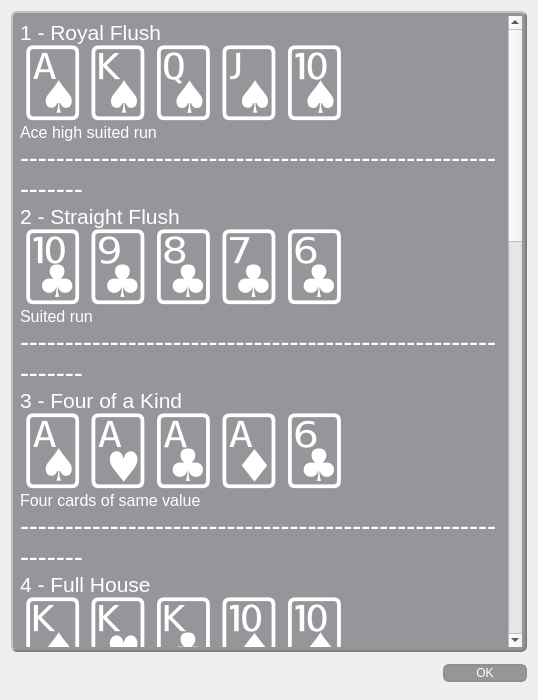
<?xml version="1.0" encoding="UTF-8"?>
<ui version="4.0">
 <class>HandRanks</class>
 <widget class="QDialog" name="HandRanks">
  <property name="geometry">
   <rect>
    <x>0</x>
    <y>0</y>
    <width>538</width>
    <height>700</height>
   </rect>
  </property>
  <property name="minimumSize">
   <size>
    <width>538</width>
    <height>700</height>
   </size>
  </property>
  <property name="maximumSize">
   <size>
    <width>538</width>
    <height>16777215</height>
   </size>
  </property>
  <property name="windowTitle">
   <string>Poker Hands by Rank</string>
  </property>
  <property name="windowIcon">
   <iconset resource="img.qrc">
    <normaloff>:/images/dReamTablesBIcon.png</normaloff>:/images/dReamTablesBIcon.png</iconset>
  </property>
  <property name="styleSheet">
   <string notr="true">QPushButton:enabled{
	color: rgb(255, 255, 255);
	background-color: rgba(85, 88, 93, 150);
    border: 2px solid #8f8f91;
    border-radius: 6px;
    min-width: 80px;
}

QPushButton:hover {
	background-color: rgba(79, 186, 196, 150);
}

QPushButton:pressed {
	background-color: rgb(56, 47, 165);
}

QPushButton:!enabled{
    border: 2px solid;
	border-color: rgba(143, 143, 145, 90);
    border-radius: 6px;
	color: rgba(0, 0, 0, 0);
    border-radius: 6px;
    min-width: 80px;
}
</string>
  </property>
  <property name="modal">
   <bool>false</bool>
  </property>
  <layout class="QGridLayout" name="gridLayout">
   <item row="0" column="0" colspan="2">
    <widget class="QTextBrowser" name="hrTextBrowser">
     <property name="styleSheet">
      <string notr="true">QTextBrowser{
    border-color: rgb(128, 128, 128);
    border-style: outset;
    border-width: 2px;
    border-radius: 6px;
    padding: 3px;
    background-color: rgba(85, 88, 93, 150);
    color: rgb(255, 255, 255);
}
</string>
     </property>
     <property name="html">
      <string>&lt;!DOCTYPE HTML PUBLIC &quot;-//W3C//DTD HTML 4.0//EN&quot; &quot;http://www.w3.org/TR/REC-html40/strict.dtd&quot;&gt;
&lt;html&gt;&lt;head&gt;&lt;meta name=&quot;qrichtext&quot; content=&quot;1&quot; /&gt;&lt;style type=&quot;text/css&quot;&gt;
p, li { white-space: pre-wrap; }
&lt;/style&gt;&lt;/head&gt;&lt;body style=&quot; font-family:'Ubuntu'; font-size:10pt; font-weight:400; font-style:normal;&quot;&gt;
&lt;p style=&quot; margin-top:0px; margin-bottom:0px; margin-left:0px; margin-right:0px; -qt-block-indent:0; text-indent:0px;&quot;&gt;&lt;span style=&quot; font-size:16pt;&quot;&gt;1 - Royal Flush&lt;/span&gt;&lt;/p&gt;
&lt;p style=&quot; margin-top:0px; margin-bottom:0px; margin-left:0px; margin-right:0px; -qt-block-indent:0; text-indent:0px;&quot;&gt;&lt;span style=&quot; font-size:48pt;&quot;&gt;🂡🂮🂭🂫🂪&lt;/span&gt;&lt;/p&gt;
&lt;p style=&quot; margin-top:0px; margin-bottom:0px; margin-left:0px; margin-right:0px; -qt-block-indent:0; text-indent:0px;&quot;&gt;&lt;span style=&quot; font-size:12pt;&quot;&gt;Ace high suited run&lt;/span&gt;&lt;/p&gt;
&lt;p style=&quot; margin-top:0px; margin-bottom:0px; margin-left:0px; margin-right:0px; -qt-block-indent:0; text-indent:0px;&quot;&gt;&lt;span style=&quot; font-size:20pt;&quot;&gt;------------------------------------------------------------&lt;/span&gt;&lt;/p&gt;
&lt;p style=&quot; margin-top:0px; margin-bottom:0px; margin-left:0px; margin-right:0px; -qt-block-indent:0; text-indent:0px;&quot;&gt;&lt;span style=&quot; font-size:16pt;&quot;&gt;2 - Straight Flush&lt;/span&gt;&lt;/p&gt;
&lt;p style=&quot; margin-top:0px; margin-bottom:0px; margin-left:0px; margin-right:0px; -qt-block-indent:0; text-indent:0px;&quot;&gt;&lt;span style=&quot; font-size:48pt;&quot;&gt;🃚🃙🃘🃗🃖&lt;/span&gt;&lt;/p&gt;
&lt;p style=&quot; margin-top:0px; margin-bottom:0px; margin-left:0px; margin-right:0px; -qt-block-indent:0; text-indent:0px;&quot;&gt;&lt;span style=&quot; font-size:12pt;&quot;&gt;Suited run&lt;/span&gt;&lt;/p&gt;
&lt;p style=&quot; margin-top:0px; margin-bottom:0px; margin-left:0px; margin-right:0px; -qt-block-indent:0; text-indent:0px;&quot;&gt;&lt;span style=&quot; font-size:20pt;&quot;&gt;------------------------------------------------------------&lt;/span&gt;&lt;/p&gt;
&lt;p style=&quot; margin-top:0px; margin-bottom:0px; margin-left:0px; margin-right:0px; -qt-block-indent:0; text-indent:0px;&quot;&gt;&lt;span style=&quot; font-size:16pt;&quot;&gt;3 - Four of a Kind&lt;/span&gt;&lt;/p&gt;
&lt;p style=&quot; margin-top:0px; margin-bottom:0px; margin-left:0px; margin-right:0px; -qt-block-indent:0; text-indent:0px;&quot;&gt;&lt;span style=&quot; font-size:48pt;&quot;&gt;🂡🂱🃑🃁🃖&lt;/span&gt;&lt;/p&gt;
&lt;p style=&quot; margin-top:0px; margin-bottom:0px; margin-left:0px; margin-right:0px; -qt-block-indent:0; text-indent:0px;&quot;&gt;&lt;span style=&quot; font-size:12pt;&quot;&gt;Four cards of same value&lt;/span&gt;&lt;/p&gt;
&lt;p style=&quot; margin-top:0px; margin-bottom:0px; margin-left:0px; margin-right:0px; -qt-block-indent:0; text-indent:0px;&quot;&gt;&lt;span style=&quot; font-size:20pt;&quot;&gt;------------------------------------------------------------&lt;/span&gt;&lt;/p&gt;
&lt;p style=&quot; margin-top:0px; margin-bottom:0px; margin-left:0px; margin-right:0px; -qt-block-indent:0; text-indent:0px;&quot;&gt;&lt;span style=&quot; font-size:16pt;&quot;&gt;4 - Full House &lt;/span&gt;&lt;/p&gt;
&lt;p style=&quot; margin-top:0px; margin-bottom:0px; margin-left:0px; margin-right:0px; -qt-block-indent:0; text-indent:0px;&quot;&gt;&lt;span style=&quot; font-size:48pt;&quot;&gt;🂮🂾🃞🃊🂪&lt;/span&gt;&lt;/p&gt;
&lt;p style=&quot; margin-top:0px; margin-bottom:0px; margin-left:0px; margin-right:0px; -qt-block-indent:0; text-indent:0px;&quot;&gt;&lt;span style=&quot; font-size:12pt;&quot;&gt;Three cards of same value and a pair&lt;/span&gt;&lt;/p&gt;
&lt;p style=&quot; margin-top:0px; margin-bottom:0px; margin-left:0px; margin-right:0px; -qt-block-indent:0; text-indent:0px;&quot;&gt;&lt;span style=&quot; font-size:20pt;&quot;&gt;------------------------------------------------------------&lt;/span&gt;&lt;/p&gt;
&lt;p style=&quot; margin-top:0px; margin-bottom:0px; margin-left:0px; margin-right:0px; -qt-block-indent:0; text-indent:0px;&quot;&gt;&lt;span style=&quot; font-size:16pt;&quot;&gt;5 - Flush &lt;/span&gt;&lt;/p&gt;
&lt;p style=&quot; margin-top:0px; margin-bottom:0px; margin-left:0px; margin-right:0px; -qt-block-indent:0; text-indent:0px;&quot;&gt;&lt;span style=&quot; font-size:48pt;&quot;&gt;🃑🃓🃛🃘🃖&lt;/span&gt;&lt;/p&gt;
&lt;p style=&quot; margin-top:0px; margin-bottom:0px; margin-left:0px; margin-right:0px; -qt-block-indent:0; text-indent:0px;&quot;&gt;&lt;span style=&quot; font-size:12pt;&quot;&gt;All cards of same suit&lt;/span&gt;&lt;/p&gt;
&lt;p style=&quot; margin-top:0px; margin-bottom:0px; margin-left:0px; margin-right:0px; -qt-block-indent:0; text-indent:0px;&quot;&gt;&lt;span style=&quot; font-size:20pt;&quot;&gt;------------------------------------------------------------&lt;/span&gt;&lt;/p&gt;
&lt;p style=&quot; margin-top:0px; margin-bottom:0px; margin-left:0px; margin-right:0px; -qt-block-indent:0; text-indent:0px;&quot;&gt;&lt;span style=&quot; font-size:16pt;&quot;&gt;6 - Straight&lt;/span&gt;&lt;span style=&quot; font-size:20pt;&quot;&gt;    &lt;/span&gt;&lt;/p&gt;
&lt;p style=&quot; margin-top:0px; margin-bottom:0px; margin-left:0px; margin-right:0px; -qt-block-indent:0; text-indent:0px;&quot;&gt;&lt;span style=&quot; font-size:48pt;&quot;&gt;🃚🂩🃈🂧🂶&lt;/span&gt;&lt;/p&gt;
&lt;p style=&quot; margin-top:0px; margin-bottom:0px; margin-left:0px; margin-right:0px; -qt-block-indent:0; text-indent:0px;&quot;&gt;&lt;span style=&quot; font-size:12pt;&quot;&gt;Run with different suit&lt;/span&gt;&lt;/p&gt;
&lt;p style=&quot; margin-top:0px; margin-bottom:0px; margin-left:0px; margin-right:0px; -qt-block-indent:0; text-indent:0px;&quot;&gt;&lt;span style=&quot; font-size:20pt;&quot;&gt;------------------------------------------------------------&lt;/span&gt;&lt;/p&gt;
&lt;p style=&quot; margin-top:0px; margin-bottom:0px; margin-left:0px; margin-right:0px; -qt-block-indent:0; text-indent:0px;&quot;&gt;&lt;span style=&quot; font-size:16pt;&quot;&gt;7 - Three of a Kind&lt;/span&gt;&lt;/p&gt;
&lt;p style=&quot; margin-top:0px; margin-bottom:0px; margin-left:0px; margin-right:0px; -qt-block-indent:0; text-indent:0px;&quot;&gt;&lt;span style=&quot; font-size:48pt;&quot;&gt;🂽🂭🃍🂧🂸&lt;/span&gt;&lt;/p&gt;
&lt;p style=&quot; margin-top:0px; margin-bottom:0px; margin-left:0px; margin-right:0px; -qt-block-indent:0; text-indent:0px;&quot;&gt;&lt;span style=&quot; font-size:12pt;&quot;&gt;Three cards of same value&lt;/span&gt;&lt;/p&gt;
&lt;p style=&quot; margin-top:0px; margin-bottom:0px; margin-left:0px; margin-right:0px; -qt-block-indent:0; text-indent:0px;&quot;&gt;&lt;span style=&quot; font-size:20pt;&quot;&gt;------------------------------------------------------------&lt;/span&gt;&lt;/p&gt;
&lt;p style=&quot; margin-top:0px; margin-bottom:0px; margin-left:0px; margin-right:0px; -qt-block-indent:0; text-indent:0px;&quot;&gt;&lt;span style=&quot; font-size:16pt;&quot;&gt;8 - Two Pair &lt;/span&gt;&lt;/p&gt;
&lt;p style=&quot; margin-top:0px; margin-bottom:0px; margin-left:0px; margin-right:0px; -qt-block-indent:0; text-indent:0px;&quot;&gt;&lt;span style=&quot; font-size:48pt;&quot;&gt;🂫🂻🂶🃖🂥&lt;/span&gt;&lt;/p&gt;
&lt;p style=&quot; margin-top:0px; margin-bottom:0px; margin-left:0px; margin-right:0px; -qt-block-indent:0; text-indent:0px;&quot;&gt;&lt;span style=&quot; font-size:12pt;&quot;&gt;Any combination of two pairs&lt;/span&gt;&lt;/p&gt;
&lt;p style=&quot; margin-top:0px; margin-bottom:0px; margin-left:0px; margin-right:0px; -qt-block-indent:0; text-indent:0px;&quot;&gt;&lt;span style=&quot; font-size:20pt;&quot;&gt;------------------------------------------------------------&lt;/span&gt;&lt;/p&gt;
&lt;p style=&quot; margin-top:0px; margin-bottom:0px; margin-left:0px; margin-right:0px; -qt-block-indent:0; text-indent:0px;&quot;&gt;&lt;span style=&quot; font-size:16pt;&quot;&gt;9 - Pair&lt;/span&gt;&lt;/p&gt;
&lt;p style=&quot; margin-top:0px; margin-bottom:0px; margin-left:0px; margin-right:0px; -qt-block-indent:0; text-indent:0px;&quot;&gt;&lt;span style=&quot; font-size:48pt;&quot;&gt;🂱🂡🃘🂶🃊&lt;/span&gt;&lt;/p&gt;
&lt;p style=&quot; margin-top:0px; margin-bottom:0px; margin-left:0px; margin-right:0px; -qt-block-indent:0; text-indent:0px;&quot;&gt;&lt;span style=&quot; font-size:12pt;&quot;&gt;Any pair&lt;/span&gt;&lt;/p&gt;
&lt;p style=&quot; margin-top:0px; margin-bottom:0px; margin-left:0px; margin-right:0px; -qt-block-indent:0; text-indent:0px;&quot;&gt;&lt;span style=&quot; font-size:20pt;&quot;&gt;------------------------------------------------------------&lt;/span&gt;&lt;/p&gt;
&lt;p style=&quot; margin-top:0px; margin-bottom:0px; margin-left:0px; margin-right:0px; -qt-block-indent:0; text-indent:0px;&quot;&gt;&lt;span style=&quot; font-size:16pt;&quot;&gt;10 - High Card   &lt;/span&gt;&lt;span style=&quot; font-size:20pt;&quot;&gt;     &lt;/span&gt;&lt;/p&gt;
&lt;p style=&quot; margin-top:0px; margin-bottom:0px; margin-left:0px; margin-right:0px; -qt-block-indent:0; text-indent:0px;&quot;&gt;&lt;span style=&quot; font-size:48pt;&quot;&gt;🂡🃛🂴🂲🃗&lt;/span&gt;&lt;/p&gt;
&lt;p style=&quot; margin-top:0px; margin-bottom:0px; margin-left:0px; margin-right:0px; -qt-block-indent:0; text-indent:0px;&quot;&gt;&lt;span style=&quot; font-size:12pt;&quot;&gt;Lowest poker hand rank, winner determined by higest card&lt;/span&gt;&lt;/p&gt;&lt;/body&gt;&lt;/html&gt;</string>
     </property>
    </widget>
   </item>
   <item row="1" column="0">
    <widget class="QLabel" name="label">
     <property name="sizePolicy">
      <sizepolicy hsizetype="Preferred" vsizetype="Preferred">
       <horstretch>0</horstretch>
       <verstretch>0</verstretch>
      </sizepolicy>
     </property>
     <property name="minimumSize">
      <size>
       <width>171</width>
       <height>31</height>
      </size>
     </property>
     <property name="maximumSize">
      <size>
       <width>520</width>
       <height>16777215</height>
      </size>
     </property>
     <property name="styleSheet">
      <string notr="true">image: url(:/images/dReamTablesTitle.png);
background-color: rgba(255, 255, 255, 0);</string>
     </property>
     <property name="text">
      <string/>
     </property>
     <property name="scaledContents">
      <bool>true</bool>
     </property>
     <property name="alignment">
      <set>Qt::AlignRight|Qt::AlignTrailing|Qt::AlignVCenter</set>
     </property>
     <property name="openExternalLinks">
      <bool>true</bool>
     </property>
    </widget>
   </item>
   <item row="1" column="1">
    <widget class="QDialogButtonBox" name="buttonBox">
     <property name="maximumSize">
      <size>
       <width>343</width>
       <height>16777215</height>
      </size>
     </property>
     <property name="orientation">
      <enum>Qt::Horizontal</enum>
     </property>
     <property name="standardButtons">
      <set>QDialogButtonBox::Ok</set>
     </property>
    </widget>
   </item>
  </layout>
 </widget>
 <resources>
  <include location="img.qrc"/>
 </resources>
 <connections>
  <connection>
   <sender>buttonBox</sender>
   <signal>accepted()</signal>
   <receiver>HandRanks</receiver>
   <slot>accept()</slot>
   <hints>
    <hint type="sourcelabel">
     <x>248</x>
     <y>254</y>
    </hint>
    <hint type="destinationlabel">
     <x>157</x>
     <y>274</y>
    </hint>
   </hints>
  </connection>
 </connections>
</ui>
